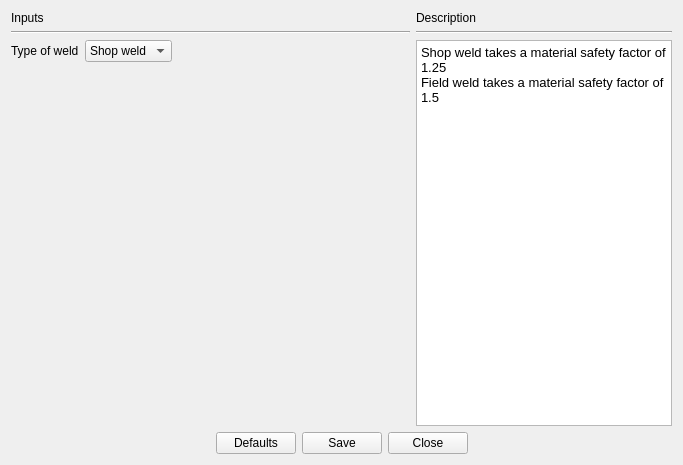
  <widget class="QWidget" name="WeldTab">
   <property name="autoFillBackground">
    <bool>true</bool>
   </property>
   <attribute name="title">
    <string>Weld</string>
   </attribute>
   <layout class="QGridLayout" name="gridLayout_8">
    <item row="0" column="0">
     <layout class="QVBoxLayout" name="verticalLayout">
      <item>
       <widget class="QLabel" name="label_16">
        <property name="text">
         <string>Inputs</string>
        </property>
       </widget>
      </item>
      <item>
       <widget class="Line" name="line_8">
        <property name="orientation">
         <enum>Qt::Horizontal</enum>
        </property>
       </widget>
      </item>
      <item>
       <layout class="QHBoxLayout" name="horizontalLayout_5">
        <item>
         <widget class="QLabel" name="label_22">
          <property name="text">
           <string>Type of weld</string>
          </property>
         </widget>
        </item>
        <item>
         <widget class="QComboBox" name="comboBox_weldType">
          <item>
           <property name="text">
            <string>Shop weld</string>
           </property>
          </item>
          <item>
           <property name="text">
            <string>Field weld</string>
           </property>
          </item>
         </widget>
        </item>
        <item>
         <spacer name="horizontalSpacer_4">
          <property name="orientation">
           <enum>Qt::Horizontal</enum>
          </property>
          <property name="sizeHint" stdset="0">
           <size>
            <width>238</width>
            <height>20</height>
           </size>
          </property>
         </spacer>
        </item>
       </layout>
      </item>
     </layout>
    </item>
    <item row="0" column="1" rowspan="2">
     <layout class="QGridLayout" name="gridLayout_7">
      <item row="2" column="0">
       <widget class="QTextBrowser" name="textBrowser_weldDescription">
        <property name="html">
         <string>&lt;!DOCTYPE HTML PUBLIC &quot;-//W3C//DTD HTML 4.0//EN&quot; &quot;http://www.w3.org/TR/REC-html40/strict.dtd&quot;&gt;
&lt;html&gt;&lt;head&gt;&lt;meta name=&quot;qrichtext&quot; content=&quot;1&quot; /&gt;&lt;style type=&quot;text/css&quot;&gt;
p, li { white-space: pre-wrap; }
&lt;/style&gt;&lt;/head&gt;&lt;body style=&quot; font-family:'Ubuntu'; font-size:11pt; font-weight:400; font-style:normal;&quot;&gt;
&lt;p style=&quot; margin-top:0px; margin-bottom:0px; margin-left:0px; margin-right:0px; -qt-block-indent:0; text-indent:0px;&quot;&gt;&lt;span style=&quot; font-family:'MS Shell Dlg 2'; font-size:10pt;&quot;&gt;Shop weld takes a material safety factor of 1.25&lt;/span&gt;&lt;/p&gt;
&lt;p style=&quot; margin-top:0px; margin-bottom:0px; margin-left:0px; margin-right:0px; -qt-block-indent:0; text-indent:0px;&quot;&gt;&lt;span style=&quot; font-family:'MS Shell Dlg 2'; font-size:10pt;&quot;&gt;Field weld takes a material safety factor of 1.5&lt;/span&gt;&lt;/p&gt;&lt;/body&gt;&lt;/html&gt;</string>
        </property>
       </widget>
      </item>
      <item row="1" column="0">
       <widget class="Line" name="line_4">
        <property name="orientation">
         <enum>Qt::Horizontal</enum>
        </property>
       </widget>
      </item>
      <item row="0" column="0">
       <widget class="QLabel" name="label_7">
        <property name="text">
         <string>Description</string>
        </property>
       </widget>
      </item>
     </layout>
    </item>
    <item row="1" column="0">
     <spacer name="verticalSpacer_2">
      <property name="orientation">
       <enum>Qt::Vertical</enum>
      </property>
      <property name="sizeHint" stdset="0">
       <size>
        <width>20</width>
        <height>364</height>
       </size>
      </property>
     </spacer>
    </item>
    <item row="2" column="0" colspan="2">
     <layout class="QHBoxLayout" name="horizontalLayout_4">
      <item>
       <spacer name="horizontalSpacer_3">
        <property name="orientation">
         <enum>Qt::Horizontal</enum>
        </property>
        <property name="sizeHint" stdset="0">
         <size>
          <width>40</width>
          <height>20</height>
         </size>
        </property>
       </spacer>
      </item>
      <item>
       <widget class="QPushButton" name="btn_welddefaults">
        <property name="text">
         <string>Defaults</string>
        </property>
       </widget>
      </item>
      <item>
       <widget class="QPushButton" name="btn_weldsave">
        <property name="text">
         <string>Save</string>
        </property>
       </widget>
      </item>
      <item>
       <widget class="QPushButton" name="btn_weldclose">
        <property name="text">
         <string>Close</string>
        </property>
       </widget>
      </item>
      <item>
       <spacer name="horizontalSpacer_10">
        <property name="orientation">
         <enum>Qt::Horizontal</enum>
        </property>
        <property name="sizeHint" stdset="0">
         <size>
          <width>40</width>
          <height>20</height>
         </size>
        </property>
       </spacer>
      </item>
     </layout>
    </item>
   </layout>
  </widget>
